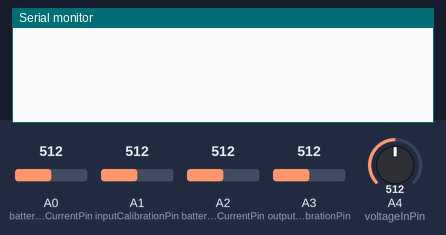
This sketch was run on a simulated Arduino Uno, built with avr-gcc and run on an emulated ATmega328P. On the bench: the last lines printed to the serial monitor. The test bench sets the inputs (shaded band); at power-on: A0 (batteryInputCurrentPin) = 512, A1 (inputCalibrationPin) = 512, A3 (outputCalibrationPin) = 512, A2 (batteryOutputCurrentPin) = 512, A4 (voltageInPin) = 512.

Above: at 1.7 s.
1.8 s: A0 (batteryInputCurrentPin) set to 716
At 2.9 s:
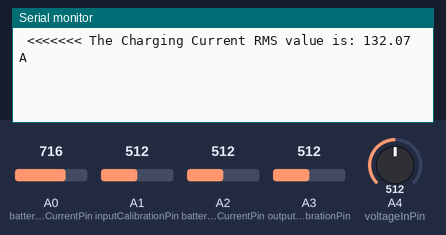
5.7 s: A1 (inputCalibrationPin) set to 716
At 7.9 s:
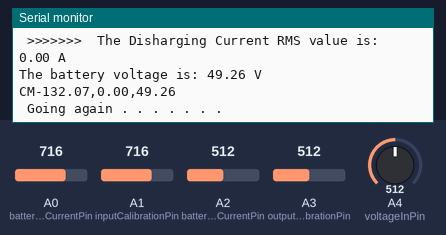
15.5 s: A3 (outputCalibrationPin) set to 716
At 16.8 s:
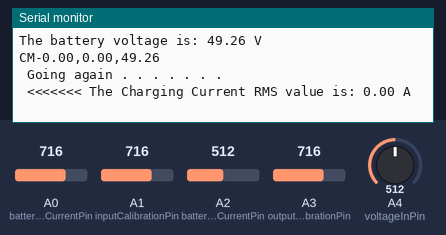
17.0 s: A2 (batteryOutputCurrentPin) set to 30
At 18.3 s:
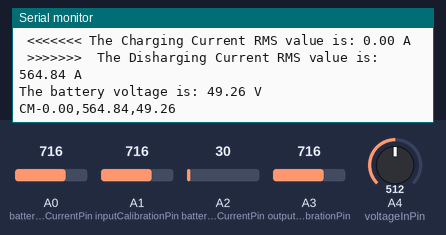
18.5 s: A2 (batteryOutputCurrentPin) set to 306
20.0 s: A0 (batteryInputCurrentPin) set to 30
At 21.8 s:
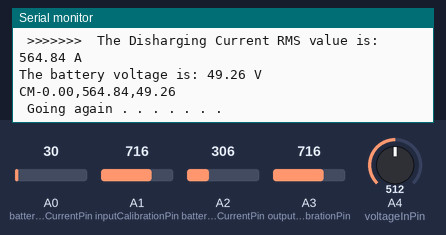

Measured:
- after the input at 1.8 s, the serial monitor: prints a new line after 0.58 s (image 1)
- after the input at 17.0 s, the serial monitor: prints a new line after 0.84 s (image 4)

The sketch:

FYP_battery_monitor.ino
```cpp
// DC Current and Voltage Sensing

#include <SoftwareSerial.h>

SoftwareSerial mySerial(5, 6);  // RX, TX

int decimalPrecision = 2;  // decimal places for all values shown

int batteryInputCurrentPin = A0;                                          // Pin to measure Current Value from Charge Controller to battery
int batteryOutputCurrentPin = A2;                                         // Pin to measure Current Value from battery to inverter
int inputCalibrationPin = A1, outputCalibrationPin = A3;                  // Pin to calibrate offset middle value
float batteryInputManualOffset = 1.16, batteryOutputManualOffset = 0.00;  // Key in value to manually offset the initial value
float mVperAmpValue = 4.166667, voltageCalVal = 0.984251;                 // If using "Hall-Effect" Current Transformer, key in value using this formula: mVperAmp = maximum voltage range (in milli volt) / current rating of CT
                                                                          // 150A Hall-Effect Current Transformer rated at 150A, 2.5V +/- 0.625V, mVperAmp will be 625 mV / 150A = 4.166667 mV/A
float supplyVoltage = 5000;                                               // Analog input pin maximum supply voltage, ATMEGA328P is 5000mV
float offsetSampleRead = 0;                                               /* to read the value of a sample for offset purpose later */
float currentSampleRead = 0;                                              /* to read the value of a sample including currentOffset1 value*/
float currentLastSample = 0;                                              /* to count time for each sample. Technically 1 milli second 1 sample is taken */
float currentSampleSum = 0;                                               /* accumulation of sample readings */
float currentSampleCount = 0;                                             /* to count number of sample. */
float currentMean;                                                        /* to calculate the average value from all samples, in analog values*/
float RMSCurrentMean;                                                     /* square roof of currentMean, in analog values */
float voltageInPin = A4;
float FinalRMSCurrent, chargingCurrent, disChargingCurrent, batteryVoltage; /* the final RMS current reading*/

void setup() {
  Serial.begin(115200);
  mySerial.begin(19200);
  delay(500);
}

void loop() {
  chargingCurrent = readCurrent(batteryInputCurrentPin, inputCalibrationPin, batteryInputManualOffset);
  Serial.print(" <<<<<<< The Charging Current RMS value is: ");
  Serial.print(chargingCurrent, decimalPrecision);
  Serial.println(" A ");

  disChargingCurrent = readCurrent(batteryOutputCurrentPin, outputCalibrationPin, batteryOutputManualOffset);
  Serial.print("\n >>>>>>>  The Disharging Current RMS value is: ");
  Serial.print(disChargingCurrent, decimalPrecision);
  Serial.println(" A ");

  batteryVoltage = readDcVoltage();
  Serial.print("The battery voltage is: ");
  Serial.print(batteryVoltage, decimalPrecision);
  Serial.println(" V \n");

  sendDataToNode();

  delay(3000);
  Serial.println("\n Going again . . . . . . . \n");
}

void sendDataToNode() {
  String vals = "CM-" + String(chargingCurrent, decimalPrecision) + "," + String(disChargingCurrent, decimalPrecision) + "," + String(batteryVoltage, decimalPrecision);
  Serial.println(vals);
  // Send to Node via SS
  mySerial.println(vals);
}

float readDcVoltage() {
  int batSensorValue = analogRead(A4);
  float voltage = (batSensorValue * (100.0 / 1023.0)) * voltageCalVal;
  return voltage;
}

/* Read Current */
float readCurrent(int currentAnalogInputPin, int calibrationPin, float manualOffset) {

readC:  // Label to continue reading of current samples from

  if (micros() >= currentLastSample + 200) /* every 0.2 milli second taking 1 reading */
  {
    currentSampleRead = analogRead(currentAnalogInputPin) - analogRead(calibrationPin); /* read the sample value including offset value*/
    currentSampleSum = currentSampleSum + sq(currentSampleRead);                        /* accumulate total analog values for each sample readings*/
    currentSampleCount = currentSampleCount + 1;                                        /* to count and move on to the next following count */
    currentLastSample = micros();                                                       /* to reset the time again so that next cycle can start again*/
  }

  if (currentSampleCount == 4000) {
    currentMean = currentSampleSum / currentSampleCount;                                          /* average accumulated analog values*/
    RMSCurrentMean = sqrt(currentMean);                                                           /* square root of the average value*/
    FinalRMSCurrent = (((RMSCurrentMean / 1023) * supplyVoltage) / mVperAmpValue) - manualOffset; /* calculate the final RMS current*/
    if (FinalRMSCurrent <= 0.03)                                                                  /* if the current detected is less than or not up to 1%, set current value to 0A*/
    { FinalRMSCurrent = 0; }

    currentSampleSum = 0;   /* to reset accumulate sample values for the next cycle */
    currentSampleCount = 0; /* to reset number of sample for the next cycle */
    return FinalRMSCurrent;
  } else {
    goto readC;
  }
}
```
